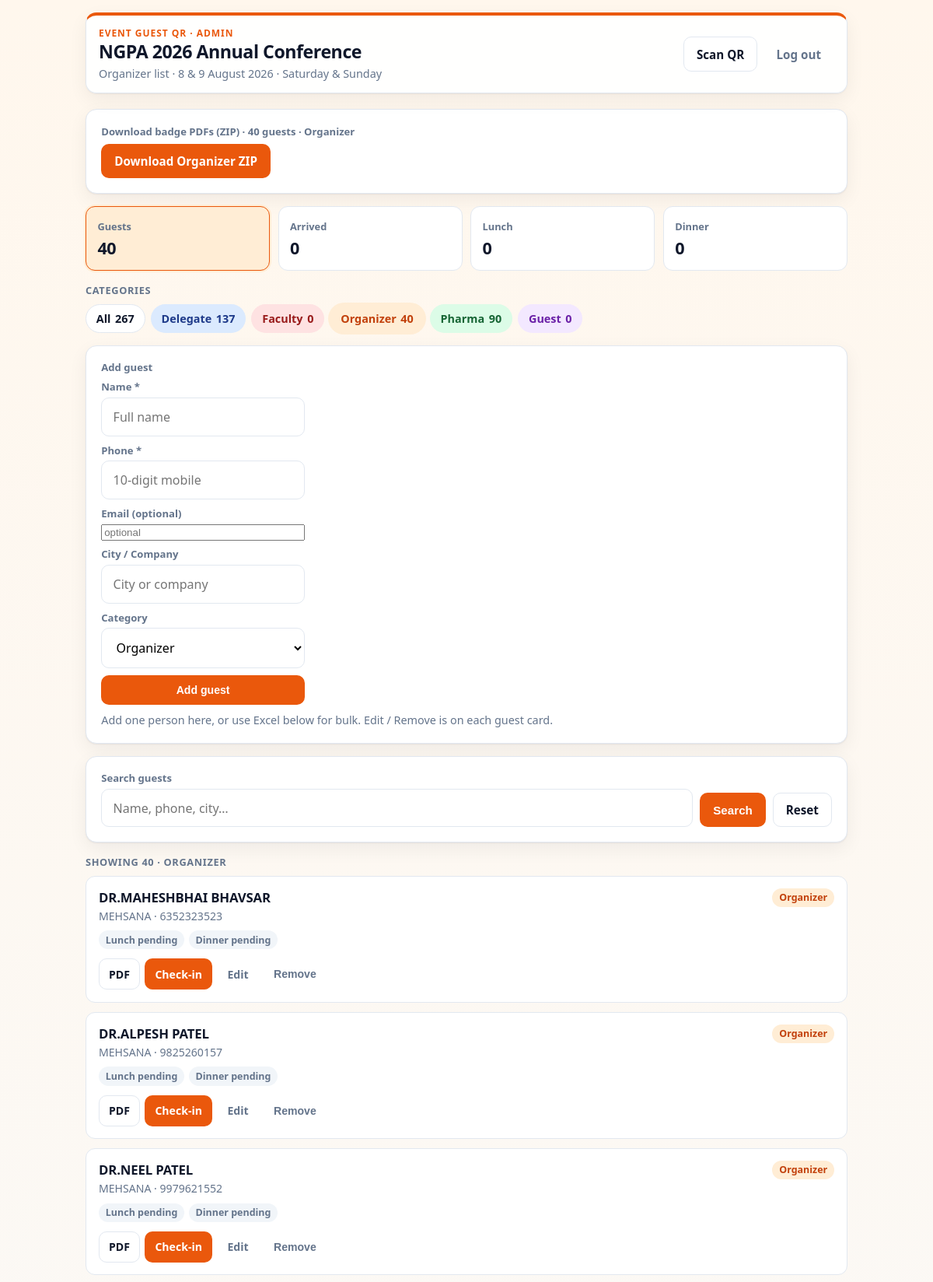
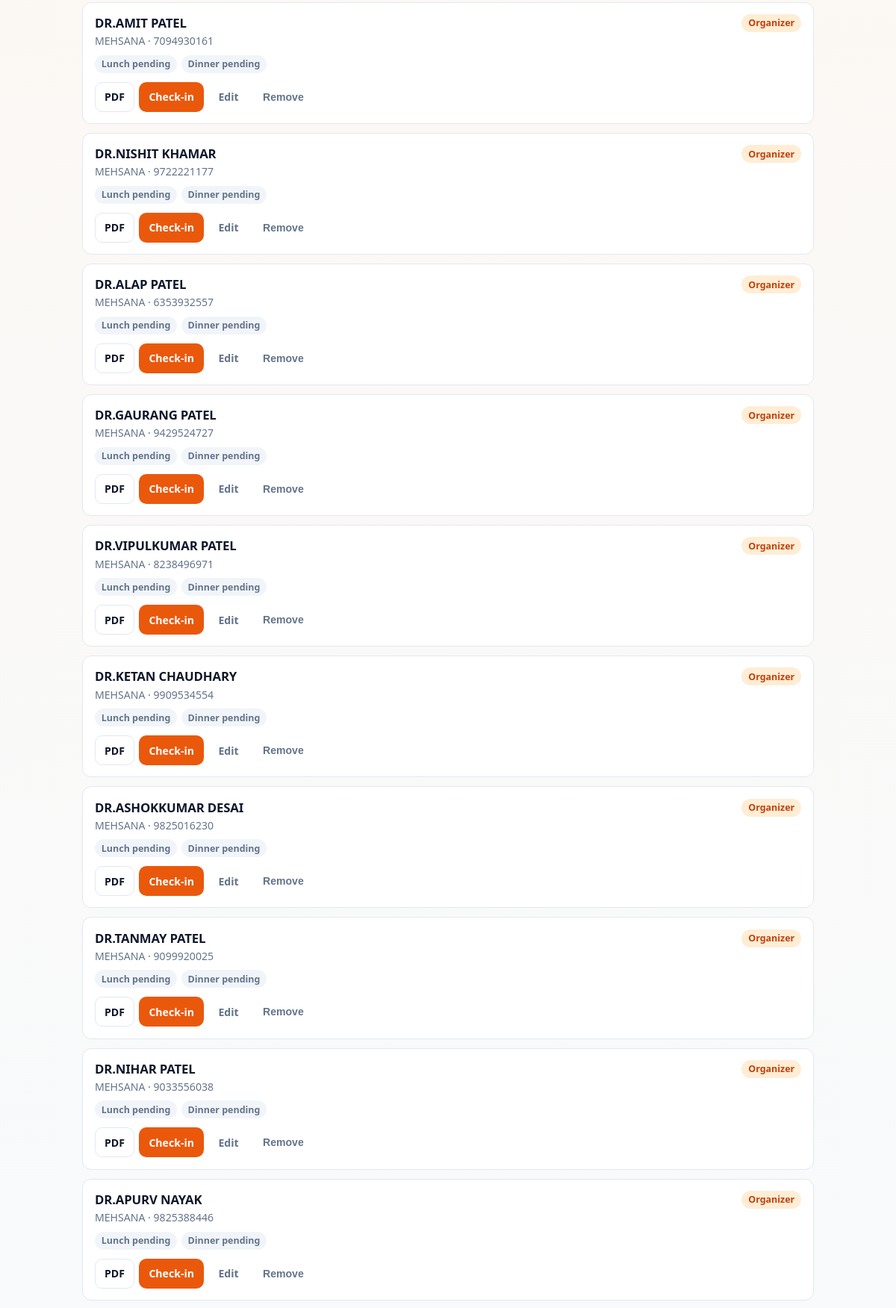
The page /?category=Organizer (signed in, upper part) on the database its author committed (2 pictures, top to bottom).
### tables this page shows
CREATE TABLE guests (
            id INTEGER PRIMARY KEY AUTOINCREMENT,
            name TEXT NOT NULL,
            email TEXT NOT NULL,
            phone TEXT NOT NULL,
            meal TEXT NOT NULL,
            table_no TEXT NOT NULL,
            token TEXT NOT NULL UNIQUE,
            arrived INTEGER NOT NULL DEFAULT 0,
            arrived_at TEXT,
            lunch_claimed INTEGER NOT NULL DEFAULT 0,
            claimed_at TEXT,
            pdf_sent INTEGER NOT NULL DEFAULT 0,
            pdf_sent_at TEXT
        , dinner_claimed INTEGER NOT NULL DEFAULT 0, dinner_claimed_at TEXT, email_acked INTEGER NOT NULL DEFAULT 0, email_acked_at TEXT, specialty TEXT DEFAULT '', city TEXT DEFAULT '', designation TEXT DEFAULT '');

### app.py (the view, shortened to what this page needs)
@app.route("/")
@login_required
def home():
    q = (request.args.get("q") or "").strip()
    raw_cat = (request.args.get("category") or "").strip()
    category = (
        normalize_category(raw_cat)
        if raw_cat and raw_cat.lower() != "all"
        else ""
    )
    status = (request.args.get("status") or "").strip().lower()
    if status not in {"", "all", "arrived", "lunch", "dinner"}:
        status = ""
    if status == "all":
        status = ""
    conn = get_db()
    all_guests = conn.execute("SELECT * FROM guests ORDER BY id").fetchall()
    category_counts = {
        cat: sum(1 for g in all_guests if normalize_category(g["designation"]) == cat)
        for cat in CATEGORIES
    }
    scoped = list(all_guests)
    if category:
        scoped = [
            g for g in scoped if normalize_category(g["designation"]) == category
        ]
    arrived = sum(1 for g in scoped if g["arrived"])
    lunch_claimed = sum(1 for g in scoped if g["lunch_claimed"])
    dinner_claimed = sum(1 for g in scoped if g["dinner_claimed"])
    guests = scoped
    if status == "arrived":
        guests = [g for g in guests if g["arrived"]]
    elif status == "lunch":
        guests = [g for g in guests if g["lunch_claimed"]]
    elif status == "dinner":
        guests = [g for g in guests if g["dinner_claimed"]]
    conn.close()
    zip_count = len(scoped)
    zip_parts = max(1, (zip_count + ZIP_PART_SIZE - 1) // ZIP_PART_SIZE) if zip_count else 0
    zip_part_links = list(range(1, zip_parts + 1)) if zip_parts else []
    return render_template(
        "home.html",
        guests=guests,
        arrived=arrived,
        lunch_claimed=lunch_claimed,
        dinner_claimed=dinner_claimed,
        total=len(all_guests),
        scoped_total=len(scoped),
        shown=len(guests),
        q=q,
        category=category,
        status=status,
        category_counts=category_counts,
        zip_part_size=ZIP_PART_SIZE,
        zip_parts=zip_parts,
        zip_part_links=zip_part_links,
        zip_count=zip_count,
    )

### app.py (called while the page is built, shortened)
def normalize_category(value: str | None) -> str:
    raw = (value or "").strip()
    if not raw:
        return "Delegate"
    mapped = CATEGORY_ALIASES.get(raw.lower())
    if mapped:
        return mapped
    for cat in CATEGORIES:
        if raw.lower() == cat.lower():
            return cat
    return "Delegate"

def get_db() -> sqlite3.Connection:
    conn = sqlite3.connect(DB_PATH)
    conn.row_factory = sqlite3.Row
    return conn

def login_required(view):
    @wraps(view)
    def wrapped(*args, **kwargs):
        if not session.get("user"):
            return redirect(url_for("login", next=request.path))
        return view(*args, **kwargs)
    return wrapped

def load_email_config() -> dict | None:
    resend_key = os.environ.get("RESEND_API_KEY", "").strip()
    env_user = os.environ.get("SMTP_USER", "").strip()
    env_pass = os.environ.get("SMTP_PASSWORD", "").strip().replace(" ", "")
    return None

def email_is_configured() -> bool:
    try:
        return load_email_config() is not None
    except Exception:  # noqa: BLE001
        return False

@app.context_processor
def inject_event():
    role = session.get("role")
    return {
        "event_name": EVENT_NAME,
        "event_date": EVENT_DATE,
        "event_venue": EVENT_VENUE,
        "email_ready": email_is_configured(),
        "staff_logged_in": bool(session.get("user")),
        "is_admin": role == "admin",
        "user_role": role,
        "categories": CATEGORIES,
        "category_colors": CATEGORY_COLORS,
        "normalize_category": normalize_category,
        "category_style": category_style,
    }

### templates/home.html (shortened to what this page needs)
{% extends "base.html" %}
{% block body_class %}{% if category %}theme-{{ category|lower }}{% else %}theme-all{% endif %}{% endblock %}
{% block content %}
  <header class="app-header {% if category %}header-{{ category|lower }}{% else %}header-all{% endif %}">
    <div>
      <p class="brand">Event Guest QR · {{ user_role|default('staff')|capitalize }}</p>
      <h1>{{ event_name }}</h1>
      <p class="sub">
        {% if category %}{{ category }} list{% else %}All guests{% endif %}
        · {{ event_date }}
      </p>
    </div>
    <nav class="app-nav">
      <a class="btn secondary" href="{{ url_for('scan') }}">Scan QR</a>
      <a class="btn ghost" href="{{ url_for('logout') }}">Log out</a>
    </nav>
  </header>
  {% if zip_count and zip_part_links %}
    <div class="panel tools-compact" style="margin-top: 0.75rem;">
      <p class="field-label" style="margin: 0 0 0.45rem;">
        Download badge PDFs (ZIP)
        · {{ zip_count }} guest{{ 's' if zip_count != 1 else '' }}
        {% if category %} · {{ category }}{% else %} · all categories{% endif %}
      </p>
      <div style="display: flex; flex-wrap: wrap; gap: 0.5rem; align-items: center;">
        {% if zip_parts <= 1 %}
          <a class="btn"
             href="{{ url_for('download_pdfs_zip', category=category or None, part=1) }}"
             onclick="return confirm('Download badge PDFs as a ZIP?');">
            {% if category %}Download {{ category }} ZIP{% else %}Download all PDFs (ZIP){% endif %}
          </a>
        {% endif %}
      </div>
    </div>
  {% endif %}
  <div class="stats stats-4">
    <a class="stat {% if not status %}active{% endif %}"
       href="{{ url_for('home', category=category or None, q=q or None) }}">
      <span>Guests</span><strong>{{ scoped_total }}</strong>
    </a>
    <a class="stat {% if status == 'arrived' %}active{% endif %}"
       href="{{ url_for('home', category=category or None, status='arrived', q=q or None) }}">
      <span>Arrived</span><strong>{{ arrived }}</strong>
    </a>
    <a class="stat {% if status == 'lunch' %}active{% endif %}"
       href="{{ url_for('home', category=category or None, status='lunch', q=q or None) }}">
      <span>Lunch</span><strong>{{ lunch_claimed }}</strong>
    </a>
    <a class="stat {% if status == 'dinner' %}active{% endif %}"
       href="{{ url_for('home', category=category or None, status='dinner', q=q or None) }}">
      <span>Dinner</span><strong>{{ dinner_claimed }}</strong>
    </a>
  </div>
  <p class="section-label">Categories</p>
  <div class="category-bar">
    <a class="cat-chip {% if not category %}active{% endif %}"
       href="{{ url_for('home', status=status or None, q=q or None) }}">
      All <strong>{{ total }}</strong>
    </a>
    {% for cat in categories %}
      <a class="cat-chip {{ category_colors[cat].css }} {% if category == cat %}active{% endif %}"
         href="{{ url_for('home', category=cat, status=status or None, q=q or None) }}">
        {{ cat }} <strong>{{ category_counts.get(cat, 0) }}</strong>
      </a>
    {% endfor %}
  </div>
  {% if is_admin %}
    <div class="panel tools-compact">
      <p class="field-label" style="margin: 0 0 0.45rem;">Add guest</p>
      <form method="post" action="{{ url_for('guest_add') }}" style="display: grid; gap: 0.55rem;">
        <label class="field">
          <span class="field-label">Name *</span>
          <input type="text" name="name" required autocomplete="name" placeholder="Full name" />
        </label>
        <label class="field">
          <span class="field-label">Phone *</span>
          <input type="text" name="phone" required inputmode="tel" autocomplete="tel" placeholder="10-digit mobile" />
        </label>
        <label class="field">
          <span class="field-label">Email (optional)</span>
          <input type="email" name="email" autocomplete="email" placeholder="optional" />
        </label>
        <label class="field">
          <span class="field-label">City / Company</span>
          <input type="text" name="city" placeholder="City or company" />
        </label>
        <label class="field">
          <span class="field-label">Category</span>
          <select name="designation">
            {% for cat in categories %}
              <option value="{{ cat }}" {% if category == cat %}selected{% endif %}>{{ cat }}</option>
            {% endfor %}
          </select>
        </label>
        <button type="submit" class="btn btn-sm">Add guest</button>
      </form>
      <p class="help" style="margin-top: 0.55rem;">
        Add one person here, or use Excel below for bulk. Edit / Remove is on each guest card.
      </p>
    </div>
  {% endif %}
  <div class="panel">
    <form method="get" action="{{ url_for('home') }}" class="search-bar">
      <label class="field">
        <span class="field-label">Search guests</span>
        <input type="search" name="q" value="{{ q or '' }}" placeholder="Name, phone, city…" autocomplete="off" />
      </label>
      <button class="btn" type="submit">Search</button>
      {% if q or category or status %}
        <a class="btn secondary" href="{{ url_for('home') }}">Reset</a>
      {% endif %}
    </form>
  </div>
  <p class="section-label">
    Showing {{ shown }}
    {% if category %} · {{ category }}{% endif %}
  </p>
  <div class="guest-list">
    {% for g in guests %}
      {% set cat = normalize_category(g.designation) %}
      <article class="guest-card">
        <div class="guest-card-top">
          <div>
            <h3>{{ g.name }}</h3>
            <div class="guest-meta">
              {% if g.city %}{{ g.city }}{% endif %}{% if g.city and g.phone %} · {% endif %}{% if g.phone %}{{ g.phone }}{% endif %}
            </div>
          </div>
          <span class="badge {{ category_colors[cat].css }}">{{ cat }}</span>
        </div>
        <div class="guest-status">
          {% if g.lunch_claimed %}<span class="badge claimed">Lunch done</span>{% else %}<span class="badge">Lunch pending</span>{% endif %}
          {% if g.dinner_claimed %}<span class="badge claimed">Dinner done</span>{% else %}<span class="badge">Dinner pending</span>{% endif %}
        </div>
        <div class="row-actions">
          <a class="btn secondary" href="{{ url_for('pdf_ticket', token=g.token) }}">PDF</a>
          <a class="btn checkin-btn {{ category_colors[cat].css }}" href="{{ url_for('checkin', token=g.token) }}">Check-in</a>
          {% if is_admin %}
            <a class="btn ghost" href="{{ url_for('guest_edit', guest_id=g.id) }}">Edit</a>
            <form method="post" action="{{ url_for('guest_delete', guest_id=g.id) }}" style="display: inline;">
              <button type="submit" class="btn ghost"
                onclick="return confirm('Remove {{ g.name|e }}? Their QR will stop working.');">
                Remove
              </button>
            </form>
          {% endif %}
        </div>
      </article>
    {% else %}
      <div class="panel empty-state">No guests match this filter.</div>
    {% endfor %}
  </div>
{% endblock %}

### rows shown on the page
guests: name "DR.MAHESHBHAI BHAVSAR", city "MEHSANA", phone "6352323523", designation "Organizer", lunch_claimed "Lunch pending", dinner_claimed "Dinner pending"
guests: name "DR.ALPESH PATEL", city "MEHSANA", phone "9825260157", designation "Organizer", lunch_claimed "Lunch pending", dinner_claimed "Dinner pending"
guests: name "DR.NEEL PATEL", city "MEHSANA", phone "9979621552", designation "Organizer", lunch_claimed "Lunch pending", dinner_claimed "Dinner pending"
guests: name "DR.AMIT PATEL", city "MEHSANA", phone "7094930161", designation "Organizer", lunch_claimed "Lunch pending", dinner_claimed "Dinner pending"
guests: name "DR.NISHIT KHAMAR", city "MEHSANA", phone "9722221177", designation "Organizer", lunch_claimed "Lunch pending", dinner_claimed "Dinner pending"
guests: name "DR.ALAP PATEL", city "MEHSANA", phone "6353932557", designation "Organizer", lunch_claimed "Lunch pending", dinner_claimed "Dinner pending"
guests: name "DR.GAURANG PATEL", city "MEHSANA", phone "9429524727", designation "Organizer", lunch_claimed "Lunch pending", dinner_claimed "Dinner pending"
guests: name "DR.VIPULKUMAR PATEL", city "MEHSANA", phone "8238496971", designation "Organizer", lunch_claimed "Lunch pending", dinner_claimed "Dinner pending"
guests: name "DR.KETAN CHAUDHARY", city "MEHSANA", phone "9909534554", designation "Organizer", lunch_claimed "Lunch pending", dinner_claimed "Dinner pending"
guests: name "DR.ASHOKKUMAR DESAI", city "MEHSANA", phone "9825016230", designation "Organizer", lunch_claimed "Lunch pending", dinner_claimed "Dinner pending"
guests: name "DR.TANMAY PATEL", city "MEHSANA", phone "9099920025", designation "Organizer", lunch_claimed "Lunch pending", dinner_claimed "Dinner pending"
guests: name "DR.NIHAR PATEL", city "MEHSANA", phone "9033556038", designation "Organizer", lunch_claimed "Lunch pending", dinner_claimed "Dinner pending"
guests: name "DR.APURV NAYAK", city "MEHSANA", phone "9825388446", designation "Organizer", lunch_claimed "Lunch pending", dinner_claimed "Dinner pending"

### other values the page prints
{{ user_role|default('staff')|capitalize }} "ADMIN"
{{ event_name }} "NGPA 2026 Annual Conference"
{{ category }} "Organizer"
{{ event_date }} "8 & 9 August 2026 · Saturday & Sunday"
{{ zip_count }} "40"
{{ 's' if zip_count != 1 else '' }} "s"
{{ scoped_total }} "40"
{{ arrived }} "0"
{{ lunch_claimed }} "0"
{{ dinner_claimed }} "0"
{{ total }} "267"
{{ cat }} "Delegate" "Faculty" "Organizer" "Pharma" "Guest"
{{ category_counts.get(cat, 0) }} "137" "0" "40" "90" "0"
{{ shown }} "40"
{{ category }} "ORGANIZER"
